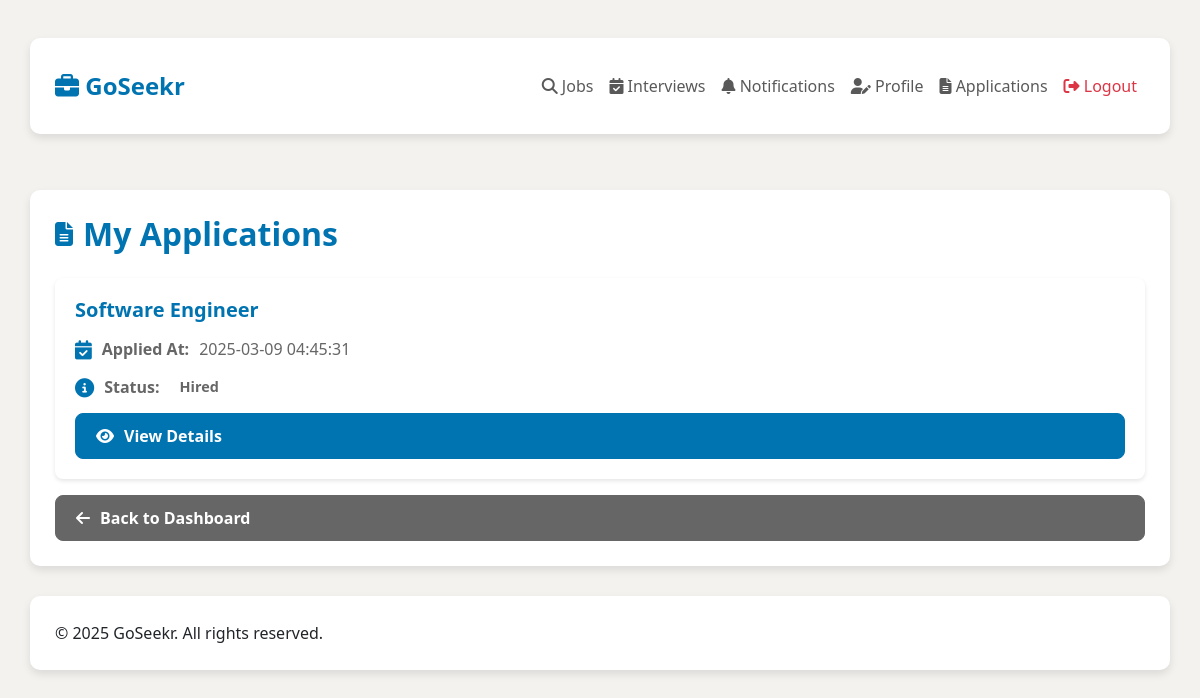
Page /job_seeker/view_applications.php (signed in) on the committed database.
### tables this page shows
CREATE TABLE `applications` (
  `application_id` int(11) NOT NULL,
  `job_id` int(11) NOT NULL,
  `seeker_id` int(11) NOT NULL,
  `status` enum('applied','shortlisted','interview_scheduled','offered','hired','rejected') DEFAULT 'applied',
  `applied_at` timestamp NOT NULL DEFAULT current_timestamp(),
  `employer_decision` enum('pending','approved','rejected') DEFAULT 'pending'
);

CREATE TABLE `job_postings` (
  `job_id` int(11) NOT NULL,
  `employer_id` int(11) NOT NULL,
  `title` varchar(255) NOT NULL,
  `description` text NOT NULL,
  `requirements` text NOT NULL,
  `skills` text NOT NULL,
  `status` enum('pending','approved','rejected','unavailable') NOT NULL,
  `created_at` timestamp NOT NULL DEFAULT current_timestamp(),
  `location` varchar(255) DEFAULT NULL,
  `quota` int(11) DEFAULT 1
);

### job_seeker/view_applications.php (the view, shortened to what this page needs)
<?php
include '../db.php';
$seeker_id = $_SESSION['user_id'];
$sql = "SELECT applications.*, job_postings.title
        FROM applications
        JOIN job_postings ON applications.job_id = job_postings.job_id
        WHERE applications.seeker_id = $seeker_id
        ORDER BY applications.applied_at DESC";
$applications_result = $conn->query($sql);
?>
<!DOCTYPE html>
<html lang="en">
<head>
    <link href="https://cdn.jsdelivr.net/npm/bootstrap@5.3.0/dist/css/bootstrap.min.css" rel="stylesheet">
    <link rel="stylesheet" href="https://cdnjs.cloudflare.com/ajax/libs/font-awesome/6.4.0/css/all.min.css">
</head>
<body>
    <nav class="navbar navbar-expand-lg navbar-light">
        <div class="container">
            <a class="navbar-brand brand-logo" href="dashboard.php">
                <i class="fas fa-briefcase"></i> GoSeekr
            </a>
            <div class="collapse navbar-collapse" id="navbarNav">
                <ul class="navbar-nav ms-auto">
                    <li class="nav-item">
                        <a class="nav-link" href="search_jobs.php">
                            <i class="fas fa-search"></i> Jobs
                        </a>
                    </li>
                    <li class="nav-item">
                        <a class="nav-link" href="view_interview.php">
                            <i class="fas fa-calendar-check"></i> Interviews
                        </a>
                    </li>
                    <li class="nav-item nav-notification">
                        <a class="nav-link position-relative" href="notifications.php">
                            <i class="fas fa-bell"></i> Notifications
                        </a>
                    </li>
                    <li class="nav-item">
                        <a class="nav-link" href="update_profile.php">
                            <i class="fas fa-user-edit"></i> Profile
                        </a>
                    </li>
                    <li class="nav-item">
                        <a class="nav-link" href="view_applications.php">
                            <i class="fas fa-file-alt"></i> Applications
                        </a>
                    </li>
                    <li class="nav-item">
                        <a class="nav-link text-danger" href="logout.php">
                            <i class="fas fa-sign-out-alt"></i> Logout
                        </a>
                    </li>
                </ul>
            </div>
        </div>
    </nav>
    <div class="container mt-5">
        <h2><i class="fas fa-file-alt"></i>My Applications</h2>
        <?php if ($applications_result->num_rows > 0): ?>
            <?php while ($application = $applications_result->fetch_assoc()): ?>
                <div class="card mb-3">
                    <div class="card-body">
                        <h5 class="card-title"><?php echo $application['title']; ?></h5>
                        <p class="card-text">
                            <i class="fas fa-calendar-check"></i>
                            <strong>Applied At:</strong> <?php echo $application['applied_at']; ?>
                        </p>
                        <p class="card-text">
                            <i class="fas fa-info-circle"></i>
                            <strong>Status:</strong>
                            <span class="status-badge <?php echo $application['status']; ?>">
                                <?php echo ucfirst($application['status']); ?>
                            </span>
                        </p>
                        <a href="view_application.php?id=<?php echo $application['application_id']; ?>" class="btn btn-primary">
                            <i class="fas fa-eye"></i>View Details
                        </a>
                    </div>
                </div>
            <?php endwhile; ?>
        <?php endif; ?>
        <a href="dashboard.php" class="btn btn-secondary">
            <i class="fas fa-arrow-left"></i>Back to Dashboard
        </a>
    </div>
</body>
<footer class="footer mt-auto">
    <div class="container">
        <div class="row">
            <div class="col-md-6">
                <p class="mb-0">&copy; 2025 GoSeekr. All rights reserved.</p>
            </div>
        </div>
    </div>
</footer>
</html>

### job_seeker/view_applications.php (style rules this page uses)
:root { --primary-color: #0073b1; --secondary-color: #0a66c2; --accent-color: #f5f5f5; --text-muted: #666; --border-color: #e0e0e0; }
body { background-color: #f3f2ef; font-family: 'Segoe UI', Tahoma, Geneva, Verdana, sans-serif; }
.container { background-color: white; padding: 25px; border-radius: 10px; box-shadow: 0 4px 8px rgba(0, 0, 0, 0.1); margin-top: 30px; }
h2 { color: var(--primary-color); font-weight: 700; margin-bottom: 25px; display: flex; align-items: center; gap: 10px; }
h2 i { font-size: 1.5rem; color: var(--primary-color); }
.card { border: none; border-radius: 8px; box-shadow: 0 2px 4px rgba(0, 0, 0, 0.1); margin-bottom: 20px; transition: transform 0.2s; }
.card-body { padding: 20px; }
.card-title { color: var(--primary-color); font-weight: 700; margin-bottom: 15px; }
.card-text { color: var(--text-muted); margin-bottom: 10px; display: flex; align-items: center; gap: 10px; }
.card-text i { font-size: 1.2rem; color: var(--primary-color); }
.btn-primary { background-color: var(--primary-color); border-color: var(--primary-color); border-radius: 8px; padding: 10px 20px; font-weight: 600; display: flex; align-items: center; gap: 10px; }
.btn-secondary { background-color: var(--text-muted); border-color: var(--text-muted); border-radius: 8px; padding: 10px 20px; font-weight: 600; display: flex; align-items: center; gap: 10px; }
.status-badge { padding: 5px 10px; border-radius: 20px; font-size: 0.9rem; font-weight: 600; }
.brand-logo { font-size: 24px; font-weight: bold; color: var(--primary-color); }

### rows in the picture
applications: job.title "Software Engineer", applied_at "2025-03-09 04:45:31", status "Hired"
